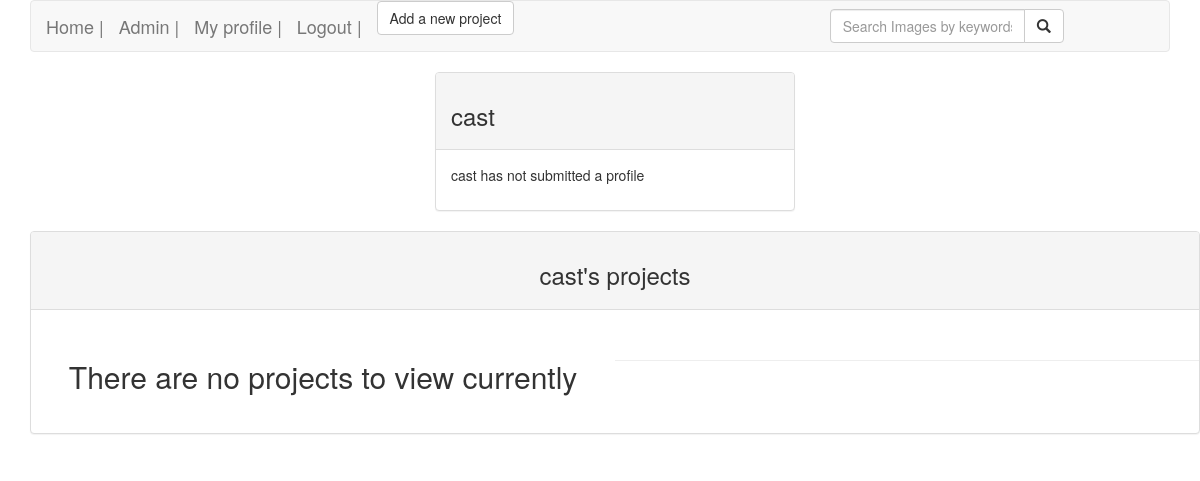
The page /authorprofile/2 (signed in) on the database as committed earlier.
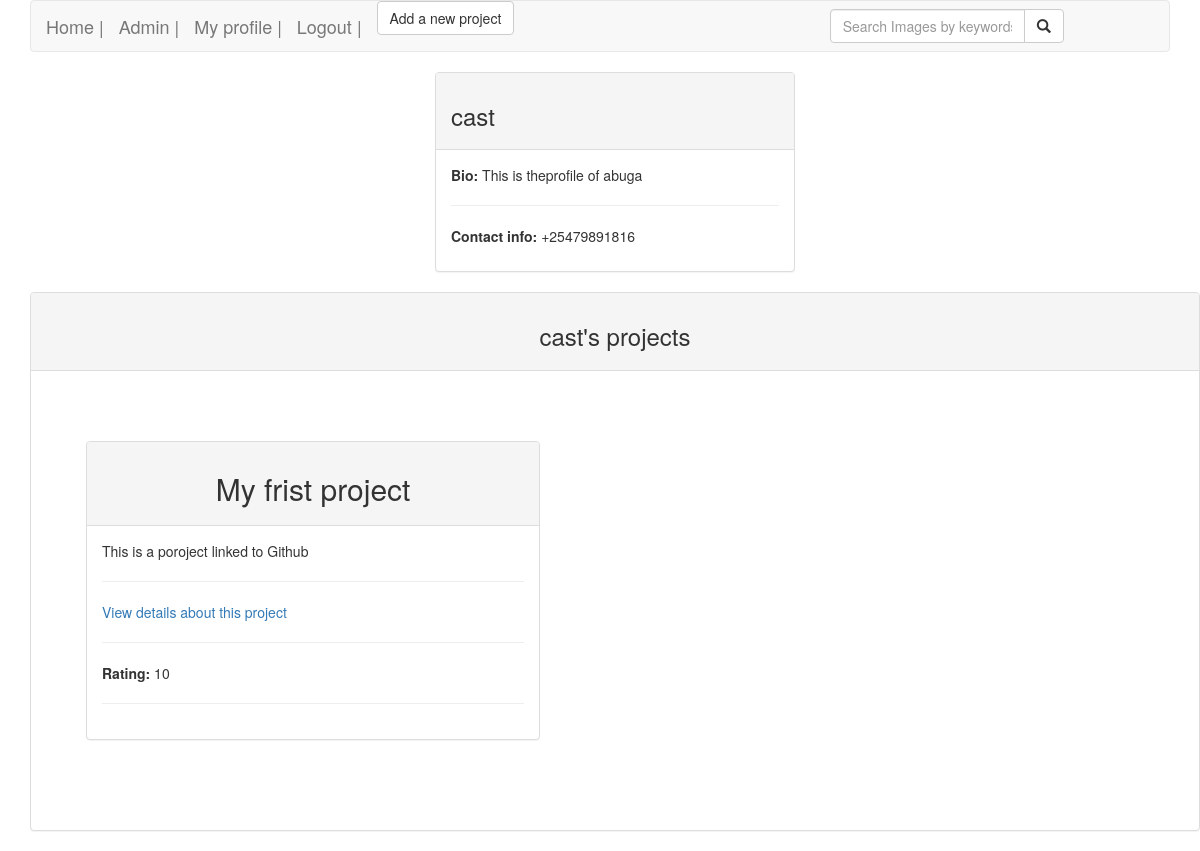
The same page on the database as committed later.
### awards/models.py (models this page shows, shortened)
class Profile(models.Model):
    username = models.ForeignKey(User,on_delete=models.CASCADE)
    bio = models.TextField()
    contactinfo = models.CharField(max_length=20)
    class Meta:
        ordering = ['username']

class Project(models.Model):
    title = models.CharField(max_length =60)
    project_details = models.TextField()
    live_site = models.CharField(max_length =100)
    creator = models.ForeignKey(User,on_delete=models.CASCADE)
    score = models.IntegerField(default=0)
    class Meta:
        ordering = ['title']

### awards/views.py (the view)
# urls.py: re_path('authorprofile/(\d+)', views.view_user, name='view_userprofile'),
@login_required(login_url='/accounts/login/')
def view_user(request, userid):
    current_user=User.objects.get(id=userid)
    projects = Project.objects.filter(Q(creator=current_user))
    try:
        profiles = Profile.objects.get(username=current_user)
    except Profile.DoesNotExist:
        profiles = ""
    return render(request, 'viewuser.html', {"projects":projects,  "profiles":profiles})

### awards/templates/viewuser.html (shortened to what this page needs)
{%extends "django_registration/base.html"%}
{% load bootstrap3 %}
{% block content %}
<div class="container">
  <div class="row">
    <div class="col-md-4"></div>
    <div class="col-md-4">
      <div class="panel panel-default">
        <div class="panel-heading">
              <h3> {{user.username}} </h3>
        </div>
        <div class="panel-body">
          {% if profiles == ""%}
          <p> {{user.username}} has not submitted a profile </p>
          {% else %}
          <div class="row">
            <div class="col-md-12">
              <p><span style="font-weight: bold;"> Bio: </span> {{profiles.bio}} </p>
              <hr>
            </div>
          </div>
          <div class="row">
            <div class="col-md-12">
              <p><span style="font-weight: bold;"> Contact info: </span> {{profiles.contactinfo}}</p>
            </div>
          </div>
          {% endif %}
        </div>
      </div>
    </div>
    <div class="col-md-4"></div>
  </div>
  <div class="row" >
    <div class="panel panel-default">
      <div class="panel-heading">
        <h3 class="text-center">{{user.username}}'s projects</h3>
      </div>
      <div class="panel-body">
          <div class="panel-body">
              <div class="row">
                {% for project_item in projects %}
                  <div class="col-xs-11 col-sm-11 col-md-5 col-lg-5" style="padding: 10px; margin: 30px;">
                    <div class="panel panel-default">
                      <div class="panel-heading">
                        <h2 class="text-center"> {{ project_item.title }}</h2>
                      </div>
                      <div class="panel-body">
                          <div class = "row">
                            <div class = "col-md-12">
                              <p> {{ project_item.project_details}}  </p>
                                <hr>
                            </div>
                          </div>
                          <div class = "row">
                            <div class = "col-md-12">
                              <p> <a href="singleproject/{{project_item.id}}">View details about this project</a>  </p>
                                <hr>
                            </div>
                          </div>
                          <div class = "row">
                            <div class = "col-md-12">
                                <p> <span style="font-weight: bold;"> Rating: </span>{{ project_item.score }}</p>
                                <hr>
                            </div>
                          </div>
                      </div>
                    </div>
                </div>
                          {% empty %}
                          <div class="row">
                            <div class="col-md-6">
                            <h2 class="text-center">There are no projects to view currently</h2>
                            </div>
                            <hr>
                          </div>
          {% endfor %}
              </div>
      </div>
    </div>
  </div>
  </div>
</div>
{% endblock %}

Rows that differ between the two databases and show on the page:
added Profile: bio "This is theprofile of abuga", contactinfo "+25479891816"
added Project: title "My frist project", project_details "This is a poroject linked to Github", score "10"
Other text that changed with them:
{{ user.username }}: "cast" → (not shown)
text no longer shown: "has not submitted a profile There are no projects to view currently"
text now shown: "Bio: Contact info:"
